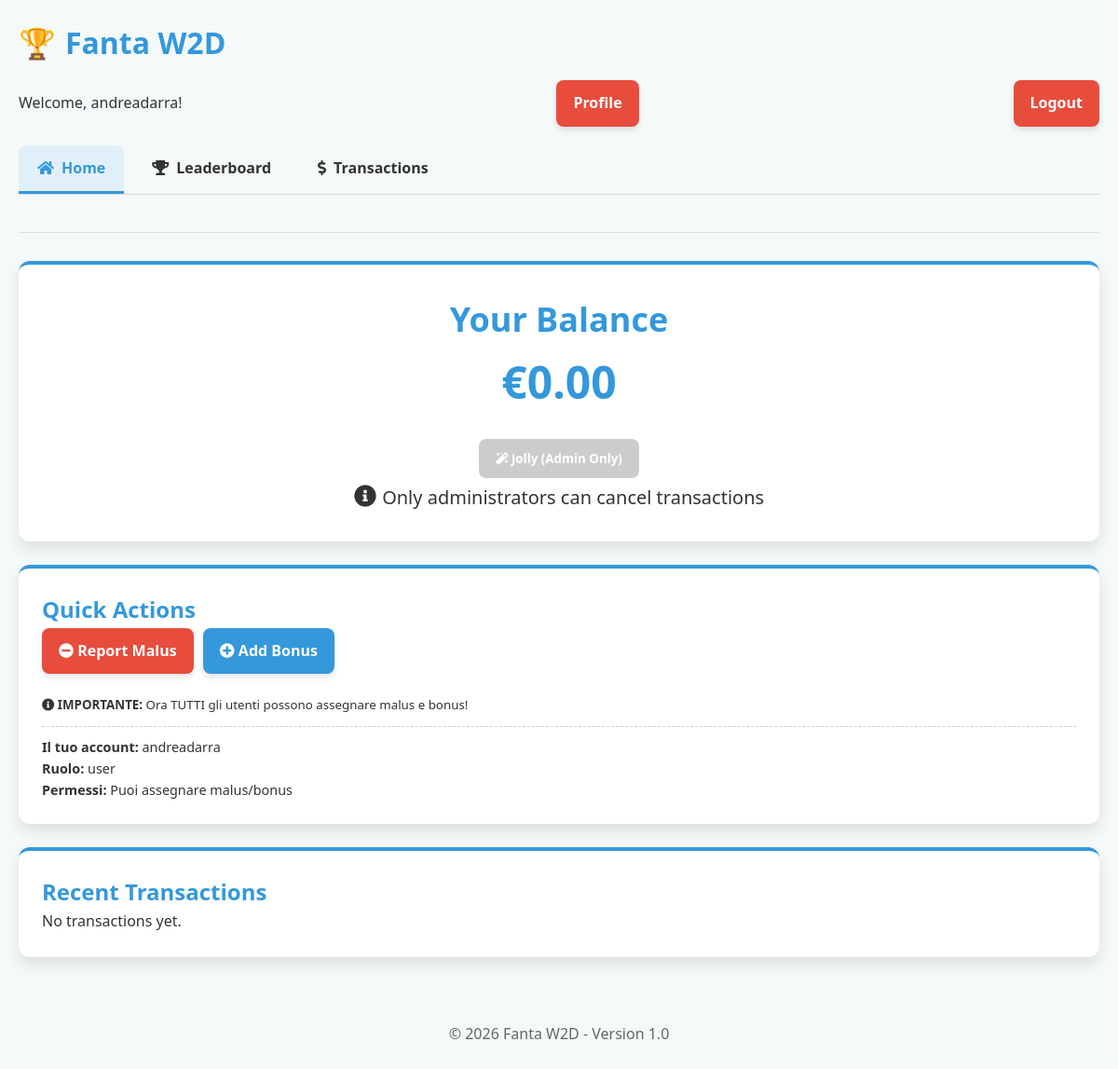
Page /dashboard.php (signed in) on the committed database.
### tables this page shows
CREATE TABLE IF NOT EXISTS `users` (
  `id` int(11) NOT NULL AUTO_INCREMENT,
  `username` varchar(50) NOT NULL,
  `password` varchar(255) NOT NULL,
  `display_name` varchar(100) NOT NULL,
  `role` enum('user','admin') NOT NULL DEFAULT 'user',
  `balance` decimal(10,2) NOT NULL DEFAULT 0.00,
  `jolly_used` tinyint(1) NOT NULL DEFAULT 0,
  `email` varchar(100) DEFAULT NULL,
  `created_at` timestamp NOT NULL DEFAULT CURRENT_TIMESTAMP,
  PRIMARY KEY (`id`),
  UNIQUE KEY `username` (`username`)
);

### includes/config_db.php (called while the page is built, shortened)
<?php
$db_host = 'localhost';
$db_user = 'ul7jql5talqtq';
$db_pass = '2k@#%}2(+2?j';
$db_name = 'dbymzupboptdzw';
function db_connect() {
    global $db_host, $db_user, $db_pass, $db_name;
    try {
        $conn = new mysqli($db_host, $db_user, $db_pass, $db_name);
        $conn->set_charset("utf8");
        return $conn;
    } catch (Exception $e) {
        error_log("Eccezione nella connessione al database: " . $e->getMessage());
        return false;
    }
}
function db_query($sql, $params = []) {
    try {
        $conn = db_connect();
        if (strpos(strtoupper($sql), 'SELECT') === 0 ||
            strpos(strtoupper($sql), 'UPDATE') === 0 ||
            strpos(strtoupper($sql), 'DELETE') === 0) {
            preg_match('/\s+FROM\s+[`]?(\w+)[`]?/i', $sql, $matches);
            $table_name = isset($matches[1]) ? $matches[1] : '';
            if (!empty($table_name)) {
                $check_table = $conn->query("SHOW TABLES LIKE '$table_name'");
            }
        }
        $stmt = $conn->prepare($sql);
        if (!empty($params)) {
            $types = '';
            $bindParams = [];
            foreach ($params as $param) {
                if (is_int($param)) {
                    $types .= 'i';
                } elseif (is_float($param)) {
                    $types .= 'd';
                } elseif (is_string($param)) {
                    $types .= 's';
                } else {
                    $types .= 'b';
                }
                $bindParams[] = $param;
            }
            $bindValues = array_merge([$types], $bindParams);
            $refs = [];
            foreach ($bindValues as $key => $value) {
                $refs[$key] = &$bindValues[$key];
            }
            call_user_func_array([$stmt, 'bind_param'], $refs);
        }
        $result = $stmt->execute();
        if (strpos(strtoupper($sql), 'SELECT') === 0) {
            $resultData = $stmt->get_result();
            $data = [];
            while ($row = $resultData->fetch_assoc()) {
                $data[] = $row;
            }
            return $data;
        }
        $affectedRows = $stmt->affected_rows;
        return $affectedRows;
    } catch (Exception $e) {
        error_log("Eccezione nell'esecuzione della query: " . $e->getMessage() . " - SQL: " . $sql);
        if (strpos($e->getMessage(), "Table") !== false && strpos($e->getMessage(), "doesn't exist") !== false) {
            $_SESSION['setup_mode'] = true;
        }
        return false;
    }
}
function db_get_row($sql, $params = []) {
    $result = db_query($sql, $params);
    if ($result && is_array($result) && count($result) > 0) {
        return $result[0];
    }
    return null;
}
function is_using_database() {
    $conn = db_connect();
    if ($conn) {
        return true;
    }
    return false;
}

### includes/functions.php (called while the page is built, shortened)
<?php
require_once 'config.php';
require_once 'config_db.php';
function format_currency($amount) {
    return '€' . number_format($amount, 2, '.', ',');
}
function get_user_by_id($user_id) {
    if (is_using_database()) {
        try {
            $sql = "SELECT * FROM users WHERE id = ?";
            $user = db_get_row($sql, [$user_id]);
            if ($user) {
                return $user;
            }
        } catch (Exception $e) {
            error_log("Errore nel recupero utente: " . $e->getMessage());
            if ($user_id == 1) {
                $_SESSION['setup_mode'] = true;
                return [
                    'id' => 1,
                    'username' => 'admin',
                    'password' => 'admin123',
                    'role' => 'admin',
                    'display_name' => 'Administrator (Setup Mode)',
                    'balance' => 0.00,
                    'jolly_used' => false
                ];
            }
        }
    }
    return null;
}
function is_admin($user) {
    return isset($user['role']) && $user['role'] == 'admin';
}
function can_assign_transactions($user) {
    return true;
}

### includes/auth.php (called while the page is built, shortened)
<?php
require_once 'config.php';
require_once 'config_db.php';
require_once 'functions.php';
function get_logged_in_user() {
    if (isset($_SESSION['user_id'])) {
        return get_user_by_id($_SESSION['user_id']);
    }
    return null;
}
function is_logged_in() {
    return get_logged_in_user() !== null;
}

### includes/config.php (called while the page is built, shortened)
<?php
$app_name = 'Fanta W2D';

### dashboard.php (the view, shortened to what this page needs)
<?php
require_once 'includes/config.php';
require_once 'includes/functions.php';
require_once 'includes/auth.php';
$current_user = get_logged_in_user();
$recent_transactions = get_user_transactions($current_user['id']);
$recent_transactions = is_array($recent_transactions) ? array_slice($recent_transactions, 0, 5) : [];
include 'includes/header.php';
?>
<div class="card balance-card">
    <h2>Your Balance</h2>
    <div class="amount <?php echo $current_user['balance'] < 0 ? 'negative' : ''; ?>">
        <?php echo format_currency($current_user['balance']); ?>
    </div>
    <div style="margin-top: 20px;">
        <?php if (is_admin($current_user)): ?>
        <button class="btn btn-accent" <?php echo $current_user['jolly_used'] ? 'disabled' : ''; ?> data-modal="use-jolly-modal">
            <i class="fas fa-magic"></i> <?php echo $current_user['jolly_used'] ? 'Jolly Already Used' : 'Use Jolly'; ?>
        </button>
        <p><small><?php echo $current_user['jolly_used'] ? 'You\'ve already used your Jolly this month' : 'You can use your Jolly once per month to cancel a malus'; ?></small></p>
        <?php else: ?>
        <button class="btn btn-secondary" disabled>
            <i class="fas fa-magic"></i> Jolly (Admin Only)
        </button>
        <p><i class="fas fa-info-circle"></i> <small>Only administrators can cancel transactions</small></p>
        <?php endif; ?>
    </div>
</div>
<div class="card">
    <h2>Quick Actions</h2>
    <div class="quick-actions">
        <a href="direct_action.php?action=malus" class="btn btn-secondary" id="add-malus-link">
            <i class="fas fa-minus-circle"></i> Report Malus
        </a>
        <a href="direct_action.php?action=bonus" class="btn btn-primary" id="add-bonus-link">
            <i class="fas fa-plus-circle"></i> Add Bonus
        </a>
    </div>
    <p><small><i class="fas fa-info-circle"></i> <strong>IMPORTANTE:</strong> Ora TUTTI gli utenti possono assegnare malus e bonus!</small></p>
    <div style="border-top: 1px dashed #ccc; margin-top: 10px; padding-top: 10px; font-size: 0.9em;">
        <p><strong>Il tuo account:</strong> <?php echo $current_user['username']; ?></p>
        <p><strong>Ruolo:</strong> <?php echo $current_user['role']; ?></p>
        <p><strong>Permessi:</strong> <?php echo can_assign_transactions($current_user) ? 'Puoi assegnare malus/bonus' : 'Non puoi assegnare malus/bonus'; ?></p>
    </div>
</div>
<div class="card">
    <h2>Recent Transactions</h2>
    <?php if (empty($recent_transactions)): ?>
        <p>No transactions yet.</p>
    <?php endif; ?>
</div>
<?php include 'includes/footer.php'; ?>

### includes/header.php (shortened to what this page needs)
<?php
require_once 'includes/config.php';
require_once 'includes/functions.php';
require_once 'includes/auth.php';
?>
<!DOCTYPE html>
<html lang="en">
<head>
    <link rel="stylesheet" href="https://cdnjs.cloudflare.com/ajax/libs/font-awesome/5.15.3/css/all.min.css">
    <link rel="stylesheet" href="assets/css/styles.css">
</head>
<body>
    <div class="container">
        <?php if (is_logged_in()): ?>
        <header>
            <h1><?php echo $app_name; ?></h1>
            <div class="user-info">
                <p>Welcome, <?php echo get_logged_in_user()['username']; ?>!</p>
                <a href="profile.php" class="btn btn-secondary">Profile</a>
                <a href="logout.php" class="btn btn-secondary">Logout</a>
            </div>
            <nav>
                <ul class="nav-tabs">
                    <li><a href="dashboard.php" class="<?php echo basename($_SERVER['PHP_SELF']) == 'dashboard.php' ? 'active' : ''; ?>">Home</a></li>
                    <li><a href="leaderboard.php" class="<?php echo basename($_SERVER['PHP_SELF']) == 'leaderboard.php' ? 'active' : ''; ?>">Leaderboard</a></li>
                    <li><a href="transactions.php" class="<?php echo basename($_SERVER['PHP_SELF']) == 'transactions.php' ? 'active' : ''; ?>">Transactions</a></li>
                    <?php if (is_admin(get_logged_in_user())): ?>
                    <li><a href="admin.php" class="<?php echo basename($_SERVER['PHP_SELF']) == 'admin.php' ? 'active' : ''; ?>">Admin</a></li>
                    <?php endif; ?>
                </ul>
            </nav>
        </header>
        <?php else: ?>
        <header>
            <h1><?php echo $app_name; ?></h1>
        </header>
        <?php endif; ?>

### assets/css/styles.css (style rules this page uses)
:root { --primary-color: #3498db; --secondary-color: #e74c3c; --accent-color: #f39c12; --text-color: #333; --light-bg: #f5f9fa; --card-shadow: 0 8px 16px rgba(0,0,0,0.1); --danger-color: #e74c3c; --success-color: #2ecc71; --warning-color: #f39c12; }
* { box-sizing: border-box; margin: 0; padding: 0; font-family: 'Segoe UI', Tahoma, Geneva, Verdana, sans-serif; }
body { background-color: var(--light-bg); color: var(--text-color); line-height: 1.6; }
.container { max-width: 1200px; margin: 0 auto; padding: 20px; }
header { margin-bottom: 30px; border-bottom: 1px solid rgba(0,0,0,0.1); padding-bottom: 15px; }
header h1 { color: var(--primary-color); margin-bottom: 15px; font-weight: 600; display: flex; align-items: center; }
header h1::before { content: "🏆"; margin-right: 10px; font-size: 32px; }
.user-info { display: flex; justify-content: space-between; align-items: center; margin-bottom: 20px; }
h1, h2, h3 { color: var(--primary-color); }
.card { background: white; border-radius: 12px; padding: 25px; margin-bottom: 25px; box-shadow: var(--card-shadow); border-top: 4px solid var(--primary-color); transition: transform 0.3s ease, box-shadow 0.3s ease; }
.btn { display: inline-block; padding: 12px 18px; border: none; border-radius: 8px; cursor: pointer; font-weight: 600; text-decoration: none; transition: all 0.3s ease; box-shadow: 0 4px 6px rgba(0,0,0,0.1); }
.btn-primary { background-color: var(--primary-color); color: white; }
.btn-secondary { background-color: var(--secondary-color); color: white; }
.btn:disabled { background-color: #cccccc; cursor: not-allowed; transform: none; box-shadow: none; }
.nav-tabs { display: flex; list-style: none; margin-bottom: 25px; border-bottom: 1px solid #ddd; gap: 5px; }
.nav-tabs li { margin-right: 5px; }
.nav-tabs a { display: flex; align-items: center; padding: 12px 20px; text-decoration: none; color: var(--text-color); font-weight: 600; border-radius: 8px 8px 0 0; transition: all 0.3s ease; }
.nav-tabs a::before { margin-right: 8px; font-family: 'Font Awesome 5 Free'; font-weight: 900; }
.nav-tabs a[href="dashboard.php"]::before { content: "\f015"; }
.nav-tabs a[href="leaderboard.php"]::before { content: "\f091"; }
.nav-tabs a[href="transactions.php"]::before { content: "\f155"; }
.nav-tabs a.active { border-bottom: 3px solid var(--primary-color); color: var(--primary-color); background-color: rgba(52, 152, 219, 0.1); }
.balance-card { text-align: center; font-size: 1.5em; padding: 30px; }
.balance-card .amount { font-size: 2em; font-weight: bold; color: var(--primary-color); }
.quick-actions { display: flex; gap: 10px; margin-bottom: 20px; }

### rows in the picture
users: username "andreadarra", balance "€0.00", role "user"

### other values in the picture
$app_name "Fanta W2D"
$app_version "1.0"
